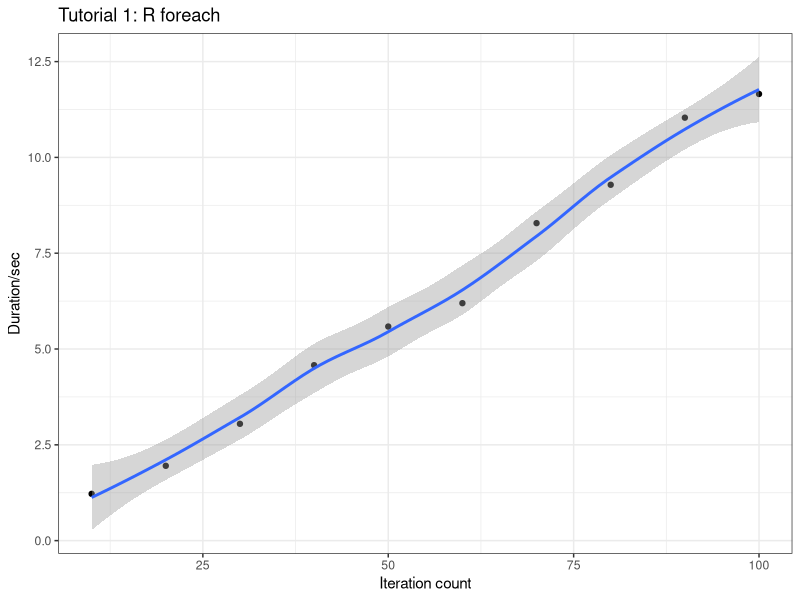

R code for this plot:
# Tutorial 1: High Performance Data Analytics with R (package: foreach)

# This example is the baseline for a series of HPC/R tutorials.
# It does not use cluster computing.
# It does demonstrated how to benchmark R code for performance
# and plot the results.

# ============================================================

# Plot how a calculation's duration scales with calculation complexity.
# The results are rendered as a PDF file on the cluster.

# May need to run install.packages('ggplot2') beforehand.
library(ggplot2)

# ============================================================

# Define a function to benchmark.
calculation_under_test <- function(iteration_count) {

	cat("Starting job: ", iteration_count, "\n")

    # Allocate space for summary objects to be returned - not actually used.
    # Storage is generally allocated in one go to improve performance.
    summaries <- vector('list', length = iteration_count)
    
    # Generate some random numbers then derive a summary object.
    for(iteration_index in 1:iteration_count) {

        cat("Iteration: ", iteration_index,'\n') 
     
        # 1 million uniform random numbers in the range 0 to 1
        random_numbers <- runif(1000000, 0, 1)
        summary_result <- summary(random_numbers)
        # Collect the summary objects
        summaries[[iteration_index]] <- summary_result         
	}
	return(summaries)
}

# ============================================================
# Perform the benchmark.

# Trial size
trial_count = 10
iteration_scale = 10

# Allocate storage for count results.
iteration_counts <- numeric(trial_count)
 
# Allocate storage for timing results.
durations <- numeric(trial_count)
 
# Iterate the trial while varying the trial parameters.
for(trial_index in 1:trial_count) {
          
    # Benchmark start time.
    start_time <- Sys.time()
    
    # Exercise the function we are benchmarking.
    iteration_count <- trial_index * iteration_scale     
 	calculation_under_test(iteration_count)
 	
    # Benchmark stop time and record duration as a function of iteration count.
	iteration_counts [trial_index] <-  iteration_count  
    durations [trial_index] <- Sys.time() - start_time
}
 
# Organise the results in a form suitable for potting 
plot_data <- data.frame(iteration_counts, durations)

# Plot the results with each "addition" adding a layer to the plot.
# The result is a scatter plot with individual points 
# superimposed on a smoothed line and some axis labels.
#
ggplot(plot_data, aes(x = iteration_counts, y = durations)) + 
    geom_point() +
    geom_smooth() + 
    theme_bw() + 
    scale_x_continuous('Iteration count') + 
    scale_y_continuous ('Duration/sec') +
    ggtitle("Tutorial 1: R foreach")